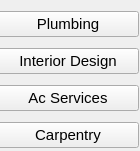
       <widget class="QWidget" name="page_2">
        <property name="geometry">
         <rect>
          <x>0</x>
          <y>0</y>
          <width>140</width>
          <height>151</height>
         </rect>
        </property>
        <attribute name="icon">
         <iconset>
          <normaloff>C:/Users/Shivam/Downloads/center.png</normaloff>C:/Users/Shivam/Downloads/center.png</iconset>
        </attribute>
        <attribute name="label">
         <string>Other Services</string>
        </attribute>
        <widget class="QWidget" name="layoutWidget">
         <property name="geometry">
          <rect>
           <x>-3</x>
           <y>0</y>
           <width>142</width>
           <height>161</height>
          </rect>
         </property>
         <layout class="QVBoxLayout" name="verticalLayout_13">
          <property name="spacing">
           <number>0</number>
          </property>
          <property name="leftMargin">
           <number>0</number>
          </property>
          <property name="topMargin">
           <number>0</number>
          </property>
          <item>
           <widget class="QPushButton" name="Messages_3">
            <property name="font">
             <font>
              <pointsize>11</pointsize>
             </font>
            </property>
            <property name="styleSheet">
             <string notr="true">
QPushButton:checked{
background-color:rgb(30, 81, 40);
color:white;
font-weight:bold;
}

QPushButton:hover{
background-color:;
	color: rgb(0, 111, 0);
color:white;
font-weight:bold;
}</string>
            </property>
            <property name="text">
             <string>Plumbing</string>
            </property>
            <property name="icon">
             <iconset>
              <normaloff>C:/Users/Shivam/Downloads/washing-removebg-preview (1).png</normaloff>C:/Users/Shivam/Downloads/washing-removebg-preview (1).png</iconset>
            </property>
            <property name="iconSize">
             <size>
              <width>25</width>
              <height>25</height>
             </size>
            </property>
            <property name="checkable">
             <bool>true</bool>
            </property>
            <property name="autoExclusive">
             <bool>true</bool>
            </property>
           </widget>
          </item>
          <item>
           <widget class="QPushButton" name="Dashboard_3">
            <property name="font">
             <font>
              <pointsize>11</pointsize>
             </font>
            </property>
            <property name="styleSheet">
             <string notr="true">
QPushButton:checked{
background-color:rgb(30, 81, 40);
color:white;
font-weight:bold;
}

QPushButton:hover{
background-color:;
	color: rgb(0, 111, 0);
color:white;
font-weight:bold;
}</string>
            </property>
            <property name="text">
             <string>Interior Design</string>
            </property>
            <property name="icon">
             <iconset>
              <normaloff>C:/Users/Shivam/Downloads/paint-removebg-preview.png</normaloff>C:/Users/Shivam/Downloads/paint-removebg-preview.png</iconset>
            </property>
            <property name="iconSize">
             <size>
              <width>25</width>
              <height>25</height>
             </size>
            </property>
            <property name="checkable">
             <bool>true</bool>
            </property>
            <property name="autoExclusive">
             <bool>true</bool>
            </property>
           </widget>
          </item>
          <item>
           <widget class="QPushButton" name="Profile_3">
            <property name="font">
             <font>
              <pointsize>11</pointsize>
             </font>
            </property>
            <property name="styleSheet">
             <string notr="true">
QPushButton:checked{
background-color:rgb(30, 81, 40);
color:white;
font-weight:bold;
}

QPushButton:hover{
background-color:;
	color: rgb(0, 111, 0);
color:white;
font-weight:bold;
}</string>
            </property>
            <property name="text">
             <string>Ac Services</string>
            </property>
            <property name="icon">
             <iconset>
              <normaloff>C:/Users/Shivam/Downloads/svg-removebg-preview.png</normaloff>C:/Users/Shivam/Downloads/svg-removebg-preview.png</iconset>
            </property>
            <property name="iconSize">
             <size>
              <width>25</width>
              <height>25</height>
             </size>
            </property>
            <property name="checkable">
             <bool>true</bool>
            </property>
            <property name="autoExclusive">
             <bool>true</bool>
            </property>
           </widget>
          </item>
          <item>
           <widget class="QPushButton" name="Dashboard_5">
            <property name="font">
             <font>
              <pointsize>11</pointsize>
             </font>
            </property>
            <property name="styleSheet">
             <string notr="true">
QPushButton:checked{
background-color:rgb(30, 81, 40);
color:white;
font-weight:bold;
}

QPushButton:hover{
background-color:;
	color: rgb(0, 111, 0);
color:white;
font-weight:bold;
}</string>
            </property>
            <property name="text">
             <string>Carpentry</string>
            </property>
            <property name="icon">
             <iconset>
              <normaloff>C:/Users/Shivam/Downloads/construction-removebg-preview.png</normaloff>C:/Users/Shivam/Downloads/construction-removebg-preview.png</iconset>
            </property>
            <property name="iconSize">
             <size>
              <width>25</width>
              <height>25</height>
             </size>
            </property>
            <property name="checkable">
             <bool>true</bool>
            </property>
            <property name="autoExclusive">
             <bool>true</bool>
            </property>
           </widget>
          </item>
         </layout>
        </widget>
       </widget>
